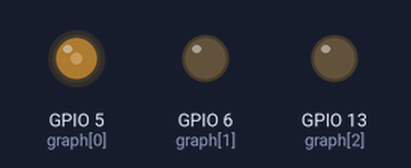
A program run on a simulated Raspberry Pi (BCM pin numbers). On the bench: output pins drawn as LEDs (lit = HIGH).

Above: at 0.05 s.
At 0.65 s:
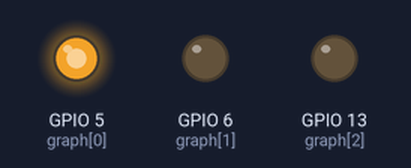
At 1.25 s:
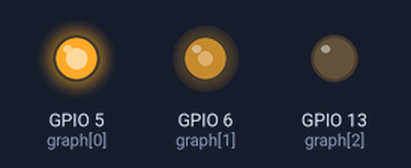
At 1.85 s:
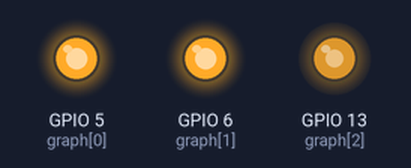
At 2.5 s:
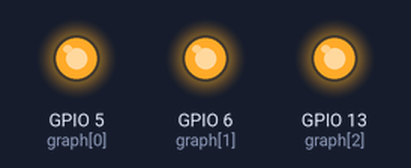
Timing chart, 0 to 5.8 s (numbered marks = the images above):
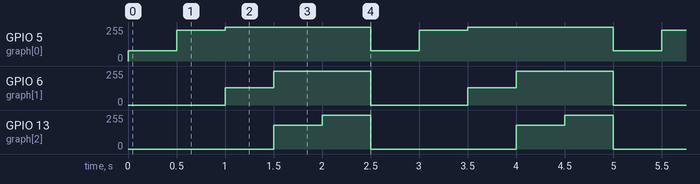

Measured:
- by itself, GPIO 5 (graph[0]): repeats every 2.5 s: 229/255 0.50 s, 255/255 1.5 s, 77/255 0.50 s
- by itself, GPIO 6 (graph[1]): repeats every 2.5 s: 255/255 1.0 s, 0/255 1.0 s, 128/255 0.50 s
- by itself, GPIO 13 (graph[2]): repeats every 2.5 s: 255/255 0.50 s, 0/255 1.5 s, 179/255 0.50 s

The program:

led_dim.py
```python
from gpiozero import LEDBarGraph
from time import sleep

''' LEDBarGraph
Dies ist ein Beispielprogramm für das neue HAT.
VHS Esslingen - raspberry pi Fortgeschrittenen Kurs

Matthias Burger 2018-05
'''
# alle drei LEDs als Einheit ansprechen
graph = LEDBarGraph(5,6,13,pwm=True)

time = 0.5

while(True):
    # Value darf zwischen 0 und 1 sein
    # je nach Wert von value werden die LEDs unterschiedlich hell erleuchtet
    graph.value = 1/10
    sleep(time)
    graph.value = 3/10
    sleep(time)
    graph.value = 5/10
    sleep(time)
    graph.value = 9/10
    sleep(time)
    graph.value = 10/10
    sleep(time)
```
